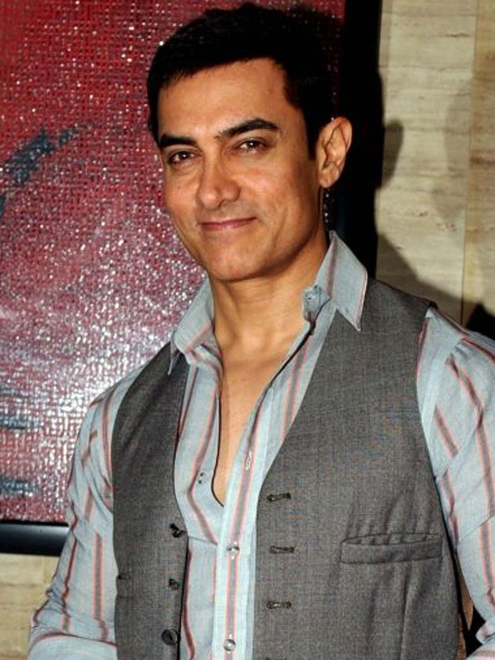
#> input picture data/known_faces/Aamir Khan/Aamir Khan_1.jpg, 990 x 1320 px (shown at 1/2 size)
$ python -i quality_control.py   (imports and definitions only)   (older library calls are emulated)
#> lines starting #> are read from the running program, lines starting #| are printed output that depends on the picture
#> further down, picture is the input picture: shape (1320, 990, 3); mean B, G, R 98.2, 106.9, 128.9
"""
Quality Control Framework - Face Recognition Service
Prevention Rules Implementation:
- Rule 2: Zero Placeholder Code - All real implementations
- Rule 3: Error-First Development - Comprehensive validation
"""

import numpy as np
import cv2
from typing import Dict, List, Tuple, Optional, Any
import time
import logging
from dataclasses import dataclass

@dataclass
class QualityMetrics:
    """Face recognition quality metrics"""
    detection_confidence: float
    recognition_confidence: float
    image_quality_score: float
    processing_time_ms: float
    gpu_used: bool
    face_count: int
    embedding_quality_score: float

@dataclass
class QualityReport:
    """Comprehensive quality assessment report"""
    overall_score: float
    passed: bool
    issues: List[str]
    recommendations: List[str]
    metrics: QualityMetrics
    timestamp: float

class ImageQualityAnalyzer:
    """Analyze image quality for face recognition"""

    def __init__(self):
        self.min_resolution = (112, 112)  # Minimum for ArcFace
        self.max_resolution = (2048, 2048)  # Maximum practical resolution
        self.min_brightness = 50
        self.max_brightness = 200

    def analyze_image_quality(self, image: np.ndarray) -> Dict[str, Any]:
        """
        Comprehensive image quality analysis
        Returns quality score and specific metrics
        """
        try:
            quality_factors = {}

            # Resolution check
            height, width = image.shape[:2]
#> height = 1320; width = 990
            quality_factors['resolution'] = self._score_resolution(width, height)

            # Brightness analysis
            gray = cv2.cvtColor(image, cv2.COLOR_BGR2GRAY)
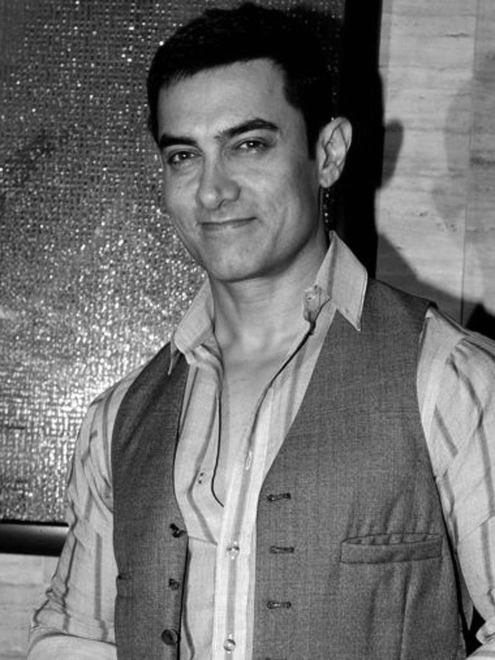
#> gray: shape (1320, 990) (shown at 1/2 size); min 0, max 255, mean 112.5
            brightness = np.mean(gray)
#> brightness = 112.5
            quality_factors['brightness'] = self._score_brightness(brightness)

            # Contrast analysis
            contrast = np.std(gray)
#> contrast = 55.77
            quality_factors['contrast'] = self._score_contrast(contrast)

            # Blur detection using Laplacian variance
            blur_score = cv2.Laplacian(gray, cv2.CV_64F).var()
#> blur_score = 58.76
            quality_factors['sharpness'] = self._score_sharpness(blur_score)

            # Noise analysis
            noise_score = self._estimate_noise(gray)
            quality_factors['noise'] = self._score_noise(noise_score)

            # Overall quality score (weighted average)
            weights = {
                'resolution': 0.2,
                'brightness': 0.2,
                'contrast': 0.2,
                'sharpness': 0.25,
                'noise': 0.15
            }

            overall_score = sum(
                quality_factors[factor] * weights[factor]
                for factor in weights
            )

            return {
                'overall_score': round(overall_score, 3),
                'factors': quality_factors,
                'image_stats': {
                    'width': width,
                    'height': height,
                    'brightness': round(brightness, 2),
                    'contrast': round(contrast, 2),
                    'sharpness': round(blur_score, 2),
                    'noise': round(noise_score, 4)
                }
            }

        except Exception as e:
            return {
                'overall_score': 0.0,
                'error': str(e),
                'factors': {},
                'image_stats': {}
            }

    def _score_resolution(self, width: int, height: int) -> float:
        """Score image resolution (0.0 to 1.0)"""
        min_area = self.min_resolution[0] * self.min_resolution[1]
        current_area = width * height

        if current_area < min_area:
            return 0.0
        elif current_area > 640 * 640:  # Optimal range
            return 1.0
        else:
            return current_area / (640 * 640)

    def _score_brightness(self, brightness: float) -> float:
        """Score image brightness (0.0 to 1.0)"""
        if brightness < self.min_brightness or brightness > self.max_brightness:
            return max(0.0, 1.0 - abs(brightness - 127.5) / 127.5)
        else:
            # Optimal range: 80-175
            if 80 <= brightness <= 175:
                return 1.0
            else:
                return 0.8

    def _score_contrast(self, contrast: float) -> float:
        """Score image contrast (0.0 to 1.0)"""
        if contrast < 20:
            return 0.3  # Very low contrast
        elif contrast > 80:
            return 1.0  # Good contrast
        else:
            return 0.3 + (contrast - 20) / 60 * 0.7

    def _score_sharpness(self, blur_score: float) -> float:
        """Score image sharpness using Laplacian variance (0.0 to 1.0)"""
        if blur_score < 100:
            return 0.2  # Very blurry
        elif blur_score > 500:
            return 1.0  # Sharp
        else:
            return 0.2 + (blur_score - 100) / 400 * 0.8

    def _score_noise(self, noise_score: float) -> float:
        """Score image noise level (0.0 to 1.0)"""
        if noise_score < 0.01:
            return 1.0  # Low noise
        elif noise_score > 0.05:
            return 0.3  # High noise
        else:
            return 1.0 - (noise_score - 0.01) / 0.04 * 0.7

    def _estimate_noise(self, gray_image: np.ndarray) -> float:
        """Estimate noise level in grayscale image"""
        try:
            # Use Laplacian to estimate noise
            laplacian = cv2.Laplacian(gray_image, cv2.CV_64F)
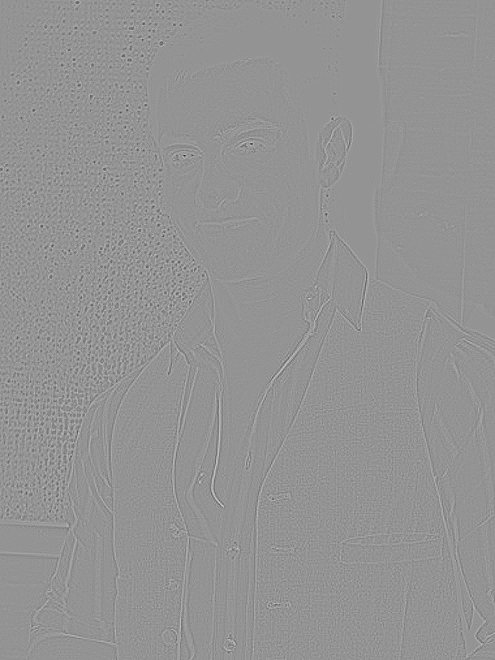
#> laplacian: shape (1320, 990) float64 (shown at 1/2 size); min -132, max 96, mean 0; drawn with min black and max white
            noise_estimate = np.var(laplacian) / (gray_image.shape[0] * gray_image.shape[1])
#> noise_estimate = 4.5e-05
            return noise_estimate
        except:
            return 0.0

class FaceQualityAnalyzer:
    """Analyze face detection and recognition quality"""

    def __init__(self):
        self.min_face_size = 50  # Minimum face size in pixels
        self.min_detection_confidence = 0.5
        self.min_recognition_confidence = 0.6

    # [118 lines left out: functions analyze_face_quality, _score_face_size, _score_detection_confidence, _score_recognition_confidence, _score_embedding_quality, _score_attributes_quality, not called in this run]

class QualityController:
    """Main quality control orchestrator"""

    def __init__(self):
        self.image_analyzer = ImageQualityAnalyzer()
        self.face_analyzer = FaceQualityAnalyzer()
        self.quality_thresholds = {
            'image_min_score': 0.4,
            'face_min_score': 0.3,
            'overall_min_score': 0.5
        }

    # [147 lines left out: functions assess_recognition_quality, generate_quality_summary, _score_to_grade, not called in this run]

# Global quality controller instance
quality_controller = QualityController()

>>> import cv2
>>> picture = cv2.imread('../../../../../data/known_faces/Aamir Khan/Aamir Khan_1.jpg')
>>> result = ImageQualityAnalyzer().analyze_image_quality(picture)
#> in analyze_image_quality, `overall_score = sum( quality_factors[factor] * weights[factor] for fac..`: overall_score = 0.743
#> result = 3 items

$ run again, on data/known_faces/Aamir Khan/Aamir Khan_2.jpg
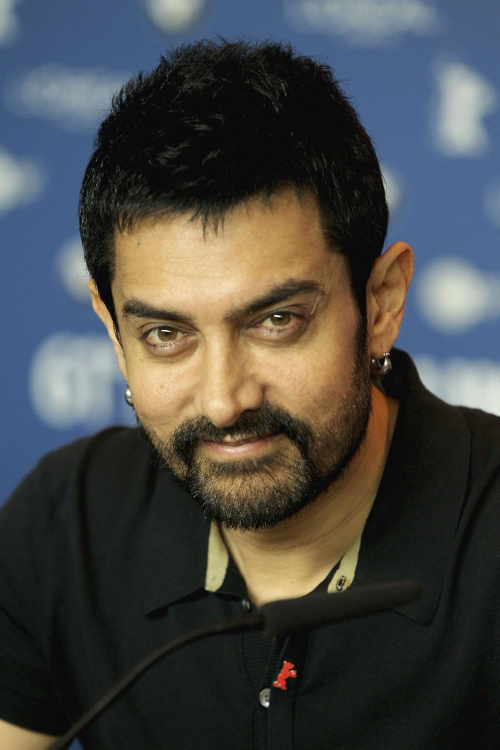
#> input picture data/known_faces/Aamir Khan/Aamir Khan_2.jpg, 1000 x 1500 px (shown at 1/2 size)
#> picture is the input picture: shape (1500, 1000, 3); mean B, G, R 69.8, 72, 71.2
#> in analyze_image_quality, `gray = cv2.cvtColor(image, cv2.COLOR_BGR2GRAY)`:
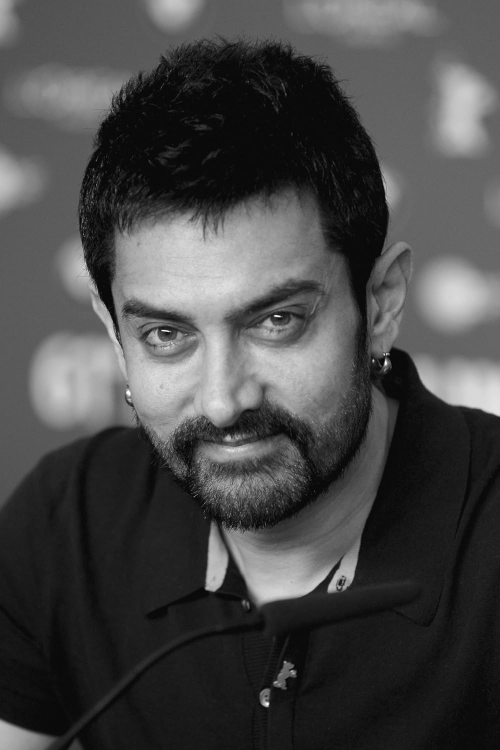
#> gray: shape (1500, 1000) (shown at 1/2 size); min 0, max 255, mean 71.5
#> brightness = 71.54
#> contrast = 56.94
#> blur_score = 83.53
#> in _estimate_noise, `laplacian = cv2.Laplacian(gray_image, cv2.CV_64F)`:
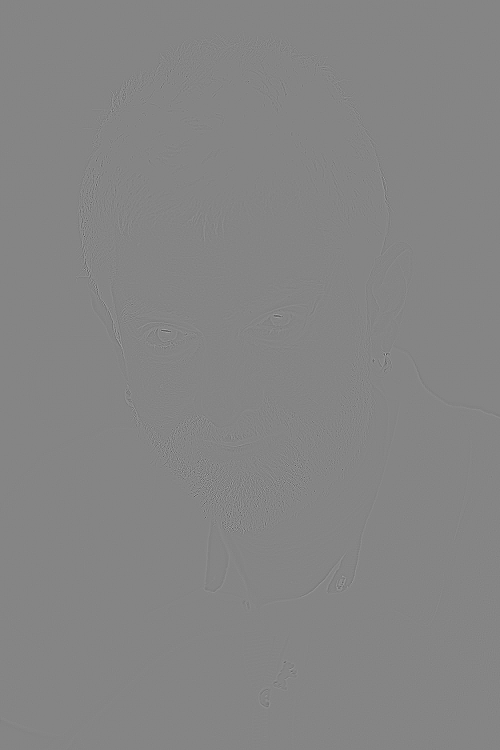
#> laplacian: shape (1500, 1000) float64 (shown at 1/2 size); min -318, max 291, mean 0; drawn with min black and max white
#> noise_estimate = 5.57e-05
#> overall_score = 0.706
#> result = 3 items

$ run again, on data/known_faces/Aamir Khan/Aamir Khan_3.jpg
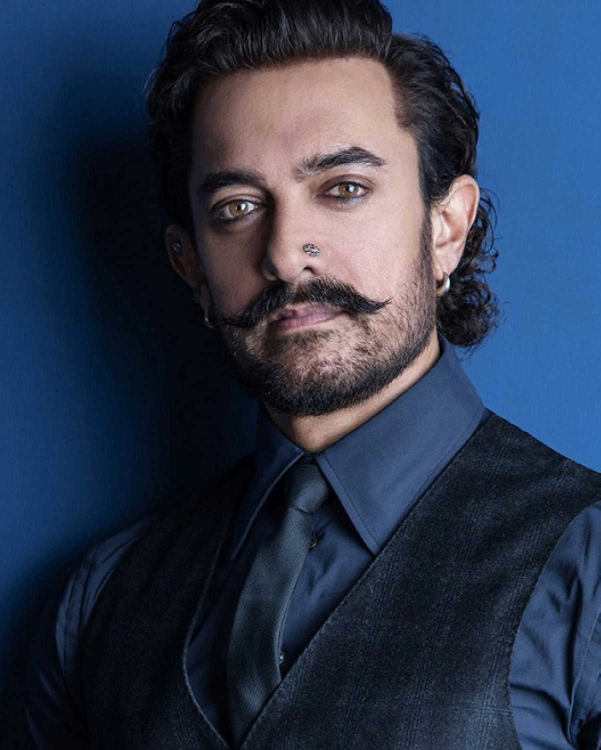
#> input picture data/known_faces/Aamir Khan/Aamir Khan_3.jpg, 1201 x 1500 px (shown at 1/2 size)
#> picture is the input picture: shape (1500, 1201, 3); mean B, G, R 76.5, 55.2, 43.7
#> in analyze_image_quality, `gray = cv2.cvtColor(image, cv2.COLOR_BGR2GRAY)`:
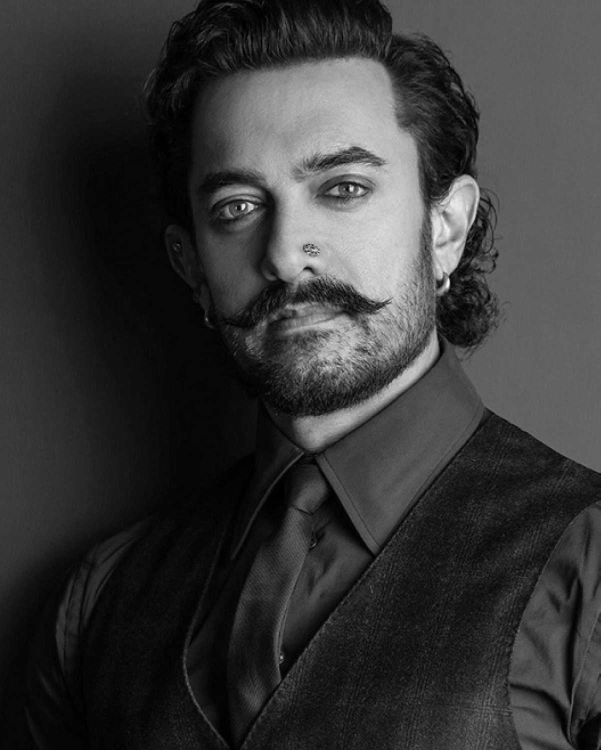
#> gray: shape (1500, 1201) (shown at 1/2 size); min 0, max 252, mean 54.2
#> brightness = 54.22
#> contrast = 48.49
#> blur_score = 62.4
#> in _estimate_noise, `laplacian = cv2.Laplacian(gray_image, cv2.CV_64F)`:
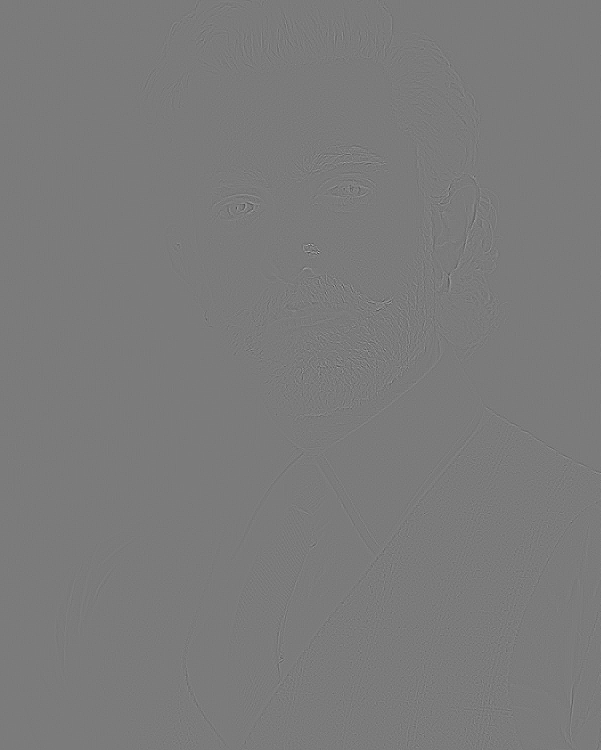
#> laplacian: shape (1500, 1201) float64 (shown at 1/2 size); min -207, max 221, mean 0; drawn with min black and max white
#> noise_estimate = 3.46e-05
#> overall_score = 0.686
#> result = 3 items
